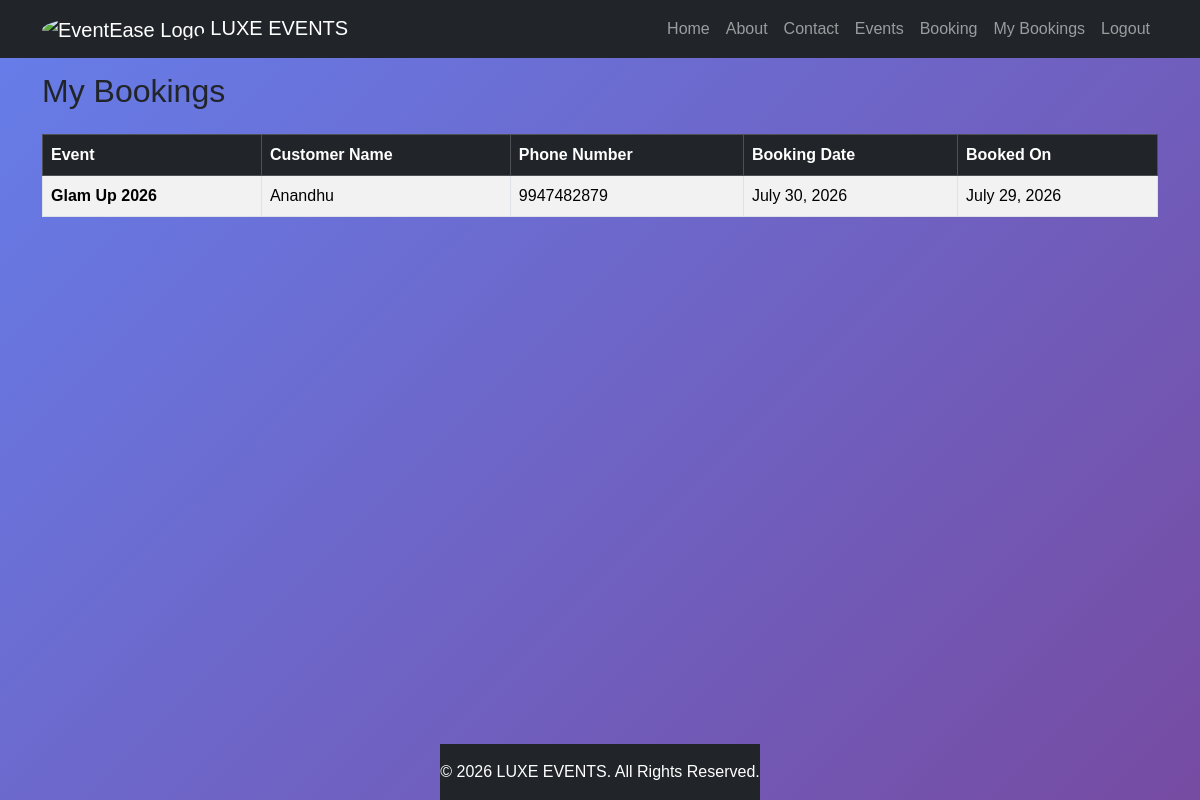
The page /my-bookings/ (signed in) on the database its author committed.
### eventapp/models.py (models this page shows, shortened)
class Booking(models.Model):
    user = models.ForeignKey(User,on_delete=models.CASCADE,null=True,blank=True)
    customer_name=models.CharField(max_length=55)
    phone_number=models.CharField(max_length=12)
    event=models.ForeignKey(Event,on_delete=models.CASCADE)
    booking_date=models.DateField()
    booked_on=models.DateField(auto_now=True)

class Event(models.Model):
    img = models.ImageField(upload_to='img')
    name=models.CharField(max_length=50)
    description=models.TextField()
    location=models.CharField(max_length=100)
    event_date=models.DateField()
    event_time=models.TimeField()

### eventapp/views.py (the view)
# urls.py: path('my-bookings/', views.my_bookings, name='my_bookings'),
@login_required(login_url='login')
def my_bookings(request):
    bookings = Booking.objects.filter(user=request.user)
    return render(request, 'my_bookings.html', {
        'bookings': bookings
    })

### templates/my_bookings.html
{% extends 'base.html' %}
{% block content %}
<div class="container mt-4">
    <h2>My Bookings</h2>
    <div class="table-responsive">
        <table class="table table-striped table-bordered mt-3">
            <thead class="table-dark">
                <tr>
                    <th>Event</th>
                    <th>Customer Name</th>
                    <th>Phone Number</th>
                    <th>Booking Date</th>
                    <th>Booked On</th>
                </tr>
            </thead>
            <tbody>
                {% for booking in bookings %}
                <tr>
                    <td><strong>{{ booking.event.name }}</strong></td>
                    <td>{{ booking.customer_name }}</td>
                    <td>{{ booking.phone_number }}</td>
                    <td>{{ booking.booking_date|date:"F d, Y" }}</td>
                    <td>{{ booking.booked_on|date:"F d, Y" }}</td>
                </tr>
                {% empty %}
                <tr>
                    <td colspan="5" class="text-center text-muted">No bookings found.</td>
                </tr>
                {% endfor %}
            </tbody>
        </table>
    </div>
</div>
{% endblock %}

### static/css/style.css (style rules this page uses)
body { background: linear-gradient(135deg,#667eea,#764ba2); min-height:100vh; display:flex; justify-content:center; align-items:center; font-family:Arial, Helvetica, sans-serif; }

### rows shown on the page
Booking: event.name "Glam Up 2026", customer_name "Anandhu", phone_number "9947482879", booking_date "July 30, 2026", booked_on "July 29, 2026"
